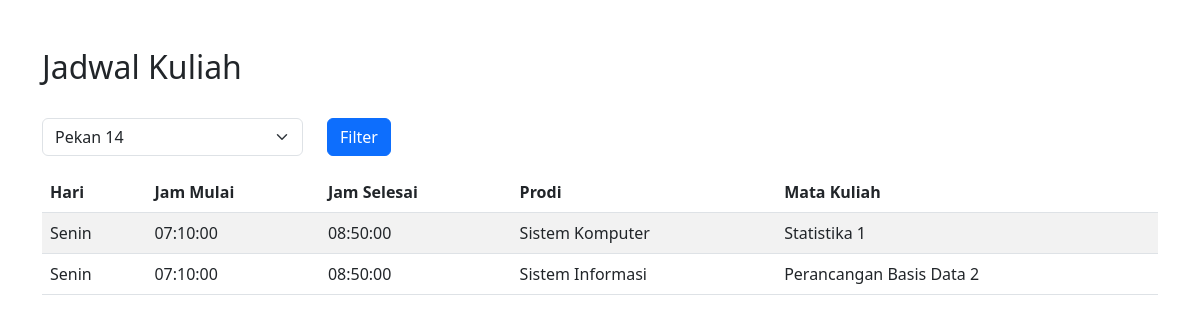
The page /lihat.php?pekan=14 on the database its author committed.
### tables this page shows
CREATE TABLE `waktu` (
  `kode_waktu` varchar(10) NOT NULL,
  `reguler` varchar(5) NOT NULL,
  `hari` varchar(10) NOT NULL,
  `jam_mulai` time NOT NULL,
  `jam_selesai` time NOT NULL
);

CREATE TABLE `prodi` (
  `kode_prodi` varchar(10) NOT NULL,
  `nama_prodi` varchar(50) NOT NULL,
  `password` varchar(50) NOT NULL
);

CREATE TABLE `mkp` (
  `kode_mkp` varchar(10) NOT NULL,
  `kode_prodi` varchar(10) NOT NULL,
  `nama_mkp` varchar(50) NOT NULL,
  `sks` int(10) NOT NULL
);

### lihat.php (the view, shortened to what this page needs)
<!DOCTYPE html>
<html lang="en">
<head>
    <link href="https://cdn.jsdelivr.net/npm/bootstrap@5.3.0/dist/css/bootstrap.min.css" rel="stylesheet">
</head>
<body>
    <div class="container mt-5">
        <h2>Jadwal Kuliah</h2>
        <form method="GET" action="">
            <div class="row mb-3">
                <div class="col-md-3">
                    <select class="form-select" id="pekan" name="pekan">
                        <?php
                        include 'koneksi.php';
                        $queryPekan = "SELECT DISTINCT pekan FROM jadwal ORDER BY pekan";
                        $resultPekan = $connect->query($queryPekan);
                        if ($resultPekan->num_rows > 0) {
                            while ($rowPekan = $resultPekan->fetch_assoc()) {
                                $selected = isset($_GET['pekan']) && $_GET['pekan'] == $rowPekan['pekan'] ? 'selected' : '';
                                echo "<option value='" . $rowPekan['pekan'] . "' $selected>Pekan " . $rowPekan['pekan'] . "</option>";
                            }
                        }
                        ?>
                    </select>
                </div>
                <div class="col-md-3 d-flex align-items-end">
                    <button type="submit" class="btn btn-primary">Filter</button>
                </div>
            </div>
        </form>
        <table class="table table-striped">
            <thead>
                <tr>
                    <th>Hari</th>
                    <th>Jam Mulai</th>
                    <th>Jam Selesai</th>
                    <th>Prodi</th>
                    <th>Mata Kuliah</th>
                </tr>
            </thead>
            <tbody>
                <?php
                $pekan = isset($_GET['pekan']) ? $_GET['pekan'] : '';
                $query = "
                    SELECT w.hari, w.jam_mulai, w.jam_selesai, p.nama_prodi, m.nama_mkp
                    FROM jadwal j
                    JOIN waktu w ON j.kode_waktu = w.kode_waktu
                    JOIN mkp m ON j.kode_mkp = m.kode_mkp
                    JOIN prodi p ON m.kode_prodi = p.kode_prodi
                ";
                if ($pekan !== '') {
                    $query .= " WHERE j.pekan = ?";
                }
                $query .= " ORDER BY w.hari, w.jam_mulai";
                $stmt = $connect->prepare($query);
                if ($pekan !== '') {
                    $stmt->bind_param("i", $pekan);
                }
                $stmt->execute();
                $result = $stmt->get_result();
                if ($result->num_rows > 0) {
                    while ($row = $result->fetch_assoc()) {
                        echo "<tr>";
                        echo "<td>" . $row['hari'] . "</td>";
                        echo "<td>" . $row['jam_mulai'] . "</td>";
                        echo "<td>" . $row['jam_selesai'] . "</td>";
                        echo "<td>" . $row['nama_prodi'] . "</td>";
                        echo "<td>" . $row['nama_mkp'] . "</td>";
                        echo "</tr>";
                    }
                } else {
                    echo "<tr><td colspan='5'>Tidak ada jadwal tersedia</td></tr>";
                }
                ?>
            </tbody>
        </table>
    </div>
</body>
</html>

### rows shown on the page
waktu: hari "Senin", jam_mulai "07:10:00", jam_selesai "08:50:00", prodi.nama_prodi "Sistem Komputer", mkp.nama_mkp "Statistika 1", prodi.nama_prodi "Sistem Informasi", mkp.nama_mkp "Perancangan Basis Data 2"
